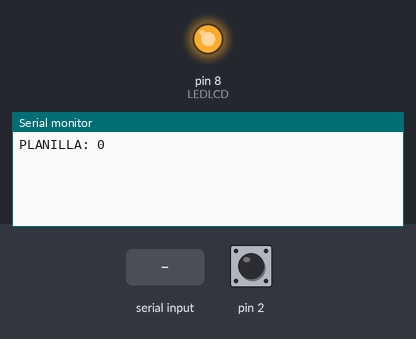
Bench run of a sketch on a simulated Arduino Uno, built with avr-gcc and run on an emulated ATmega328P. Parts: output pins drawn as LEDs (lit = HIGH), the last lines printed to the serial monitor. The inputs (shaded band) are chosen by the test bench; at power-on: pin 2 HIGH.

Above: at 1.2 s.
1.3 s: pin 2 pulled LOW for 0.15 s
At 1.9 s:
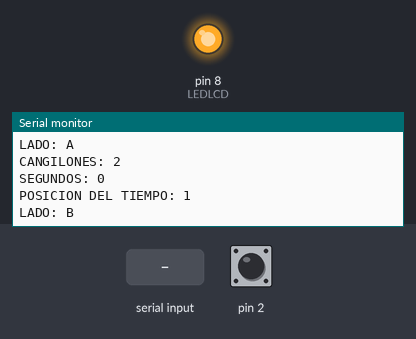
2.9 s: "+" received over Serial
At 4.0 s:
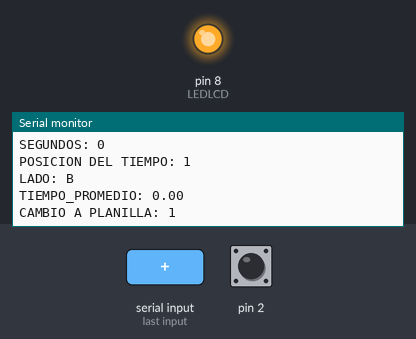
4.4 s: pin 2 pulled LOW for 1 s
At 5.2 s:
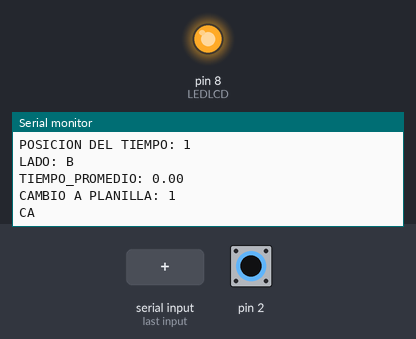
6.9 s: "-" received over Serial
At 8.4 s:
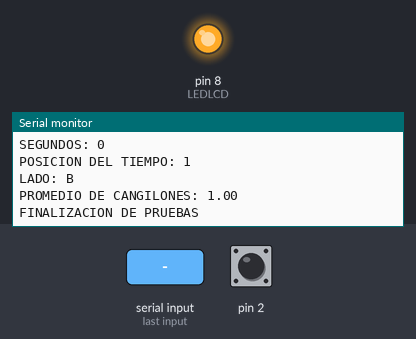

The sketch:

PRUEBA5_MENU_TECLADO_CANGILON2.ino
```cpp
#include <LiquidCrystal.h>
#include <EEPROM.h>

//********************** definicion de pines LCD ***********************//
#define LEDLCD 8
const int rs = 10, en = 9, d4 = 7, d5 = 6, d6 = 5, d7 = 4;
LiquidCrystal lcd(rs, en, d4, d5, d6, d7);
//********************** definicion de pines LCD ***********************//

//********************** Definicion de estructura ***********************//
typedef struct ESTRUCTURA
{
  int CANGILONES;
  int TIEMPO[30];
  float TIEMPO_PROMEDIO;
} ESTRUCTURA;

ESTRUCTURA p[10];
//********************** Definicion de estructura ***********************//

//********************** Definicion de variables ***********************//
int cont_PLANILLA;
int cont_tiempo;

float PROM_CANGILONES = 0;
float TIEMPO_PROM_GENERAL = 0;
int AGUA = 200;

bool FLAG = 0;
bool FLAG2 = 0;
bool FLAG3 = 0;

int SEGUNDOS_LCD = 0;
int MINUTOS_LCD = 0;
int HORAS_LCD = 0;

int TIEMPO_ANTERIOR = 0;
int SEGUNDOS_ARRAY = 0;

unsigned long LIMITE = 10;
unsigned long INICIO_TIMER = 0;


//********************** Definicion de variables ***********************//


//********************** SETUP ***********************//
void setup()
{
// TIMER 1 //
// TIMER POR DESBORDAMIENTO CON PRESCALER 1024 //
// TIENE UN PERIODO DE 1S FRECUENCIA DE 1 HZ MARCA EL INICIO DE LA SEÑAL //

  TCCR1A = 0;
  TCCR1B = 0;
  TCCR1B |= (1 << CS10) | (1 << CS12); //para prescaler de 1024 CS12=1 y CS10=1

  TCNT1 = 0xC2F8;

  TIMSK1 |= (1 << TOIE1); //timer open interrupt enable
//********************************* TIMER 1 ********************************//


//********************** INICIALIZACION DE TYPEDEF STRUCT ***********************//
  for (int i = 0; i < 10; i++)
  {
    p[i].CANGILONES = 0;
    p[i].TIEMPO_PROMEDIO = 0;

    for (int e = 0; e < 30; e++)
    {
      p[i].TIEMPO[e] = 0;
    }
  }

  cont_tiempo = cont_tiempo - 1;
//********************** INICIALIZACION DE TYPEDEF STRUCT ***********************//


//********************** INICIALIZACION PUERTO SERIE ***********************//
  Serial.begin(9600);
//********************** INICIALIZACION PUERTO SERIE ***********************//


//********************** SERVICIO DE INTERRUPCIÓN ***********************//
  pinMode(2, INPUT_PULLUP);
  attachInterrupt(digitalPinToInterrupt(2), AUMENTAR, LOW);
//********************** SERVICIO DE INTERRUPCIÓN ***********************//


//********************** INICIALIZACION DE PINES ***********************//
  pinMode(LEDLCD, OUTPUT);
  digitalWrite (LEDLCD, HIGH);
//********************** INICIALIZACION DE PINES ***********************//


//********************** INICIO DE PANTALLA ***********************//
  Serial.print("PLANILLA: ");
  Serial.println (cont_PLANILLA);
//********************** INICIO DE PANTALLA ***********************//
}
//********************** SETUP ***********************//


//********************** LOOP ***********************//
void loop()
{
  SERIAL_EVENT (); // LECTURA DE TECLADO

  if (FLAG == 1) // FLAG DEL SERVICIO DE INTERRUPCIÓN
  {
    cont_tiempo ++; //muestra la posición del array en la que se encuentra el tiempo de interrupción

    FLAG3 = ! FLAG3; // cambia de estado el FLAG3 cada interrupción para mostrar la posicion en la q esta si en A o B

    p[cont_PLANILLA].CANGILONES ++; //aumenta en 1 la cantidad de cangilones

    p[cont_PLANILLA].TIEMPO[cont_tiempo] = SEGUNDOS_ARRAY - TIEMPO_ANTERIOR; // mapea el tiempo de interrupción y le resta el tiempo anterior
    TIEMPO_ANTERIOR = SEGUNDOS_ARRAY; // mapea el tiempo de interrupción en la variable tiempo_anterior para restar en la siguiente interrupción

    Serial.print("CANGILONES: "); // imprime "CANGILONES: "
    Serial.println(p[cont_PLANILLA].CANGILONES); // imprime la cantidad de cangilones hasta el momento
    Serial.print("SEGUNDOS: "); //  imprime "SEGUNDOS: "
    Serial.println(p[cont_PLANILLA].TIEMPO[cont_tiempo]); // imprime los segundos entre esta y la interrupción anterior
    Serial.print("POSICION DEL TIEMPO: "); // imprime "POSICION DEL TIEMPO: "
    Serial.println(cont_tiempo); // imprime la posicion en la que mapea, el tiempo entre interrupciones, del array en el typedef struct

    FLAG = 0; // reinicio de flag

    if (FLAG3) // INTERRUPCION DEL FLAG 3, QUE ES EL QUE CAMBIA CADA VEZ QUE INTERRUMPE EL FLAG PARA MARCAR SI ESTA EN EL LADO A
    {
      lcd.setCursor(15, 1); // posicion del cursor
      lcd.print(" "); // borro lo que estaba en la posicion de B
      lcd.setCursor(15, 0); // posicion del cursor
      lcd.print("A"); // Imprime en la posicion el lado A (es en el que está)
      Serial.println("LADO: A"); // Por puerto serie imprime el lado tambien en el que se encuentra
      Serial.println();
    }
    if (!FLAG3) //INTERRUPCION DEL FLAG 3, QUE ES EL QUE CAMBIA CADA VEZ QUE INTERRUMPE EL FLAG PARA MARCAR SI ESTA EN EL LADO B
    {
      lcd.setCursor(15, 0); // posicion del cursor
      lcd.print(" "); // borro lo que estaba en la posicion de B
      lcd.setCursor(15, 1); // posicion del cursor
      lcd.print("B"); // Imprime en la posicion el lado B (es en el que está)
      Serial.println("LADO: B"); // Por puerto serie imprime el lado tambien en el que se encuentra
      Serial.println();
    }

  }
}
//********************** LOOP ***********************//


void SERIAL_EVENT()
{
  while (Serial.available()) // lectura del teclado
  {
    int ESTADO = '0'; // 0 ASCII

    ESTADO = Serial.read(); // La variable estado pasara a valer lo que detecte del teclado

    if (ESTADO == '+') // cuando presione + pasará de planilla
    {
      cont_tiempo = 0; // reinicio del contador del array de p[].TIEMPO[cont_tiempo]

      p[cont_PLANILLA].CANGILONES = p[cont_PLANILLA].CANGILONES - 1; // resta 1 de los cangilones ya que el primer cangilon es de inicio, y de esa manera se puede sacar el tiempo promedio de todas las mediciones

      for (int i = 0; i < 30; i++) // suma todos los tiempos de cada cangilon
      {
       p[cont_PLANILLA].TIEMPO_PROMEDIO =  p[cont_PLANILLA].TIEMPO[i] + p[cont_PLANILLA].TIEMPO_PROMEDIO ; // suma el valor actual de la variable tiempo_promedio con el valor siguiente del tiempo
      }

      p[cont_PLANILLA].TIEMPO_PROMEDIO = p[cont_PLANILLA].TIEMPO_PROMEDIO / p[cont_PLANILLA].CANGILONES; // divide el tiempo total entre la cantidad de cangilones

      Serial.print("TIEMPO_PROMEDIO: "); // imprime "TIEMPO_PROMEDIO: "
      Serial.println (p[cont_PLANILLA].TIEMPO_PROMEDIO); // Imprime el valor del tiempo promedio
      Serial.println();

      cont_tiempo = cont_tiempo - 1; // le resta uno para q a la hora de mapear no comience en la posicion 1 del array

      cont_PLANILLA ++; // aumenta en 1 el contador de planillas
      FLAG2 = 0; // reinicio del flag del timer por desbordamiento

      SEGUNDOS_ARRAY = 0; // reinicio de la variable segundos (es la q aumenta en uno cada vez que interrumpe el timer por desbordamiento)
      TIEMPO_ANTERIOR = 0; // reinicio de la variable tiempo anterior, asi se reinicia el sistema que calcula la diferencia entre el tiempo de interrupcion

      Serial.println();
      Serial.print("CAMBIO A PLANILLA: "); // imprime "CAMBIO A PLANILLA: "
      Serial.println (cont_PLANILLA); // imprime el contador de planillas
    }

    if (ESTADO == '-') // cuando presione - finalizará la medición
    {
      p[cont_PLANILLA].CANGILONES = p[cont_PLANILLA].CANGILONES - 1; // resta 1 de los cangilones ya que el primer cangilon es de inicio en la planilla correspondiente en este caso el cont_PLANILLA valdría 9 ya que sería la décima medicion pero podría cambiar en caso de querer que sean mas, o menos
      cont_PLANILLA ++; // aumenta en 1 la posicion en la q esta el contador de planillas para poder sacar luego el promedio de  cangilones totales

      for (int i = 0; i < 10; i++) // suma en la variable PROM_CANGILONES todos los cangilones
      {
        PROM_CANGILONES = PROM_CANGILONES + p[i].CANGILONES; // suma los cangilones
      }

      PROM_CANGILONES = PROM_CANGILONES / cont_PLANILLA; // saca el promedio diviendolo por 10

      Serial.println();
      Serial.print("PROMEDIO DE CANGILONES: "); // imprime "PROMEDIO DE CANGILONES: "
      Serial.println(PROM_CANGILONES); // imprime el valor del promedio de los cangilones
      Serial.println("FINALIZACION DE PRUEBAS"); // imprime "FINALIZACION DE PRUEBAS"
    }
  }
}
//********************** LOOP ***********************//


//********************** SERVICIO DE INTERRUPCIÓN ***********************//
void AUMENTAR()
{
  if ((millis() - INICIO_TIMER) > LIMITE) // antidebounce
  {
    INICIO_TIMER = millis(); // antidebounce
    FLAG = 1; // inicio del flag 1 (cuando interrumpe el cangión)
    FLAG2 = 1; // inicio del flag 4 (inicio del timer cuando interrumpe el cangilón)
  }
}
//********************** SERVICIO DE INTERRUPCIÓN ***********************//


//********************** SERVICIO DE INTERRUPCIÓN POR DESBORDAMIENTO ***********************//
// TIMER //
ISR(TIMER1_OVF_vect)
{
  TCNT1 = 0xC2F7;

  if (FLAG2) // cuando el FLAG2 == 1
  {
    SEGUNDOS_ARRAY ++; // aumenta en uno los segundos
  }
}
//********************** SERVICIO DE INTERRUPCIÓN POR DESBORDAMIENTO ***********************//
```

Measured:
- after the input at 1.3 s, the serial monitor: prints a new line at once (image 1)
- after the input at 2.9 s, the serial monitor: prints a new line at once (image 2)
- after the input at 4.4 s, the serial monitor: prints a new line at once (image 3)
- after the input at 6.9 s, the serial monitor: prints a new line at once (image 4)
